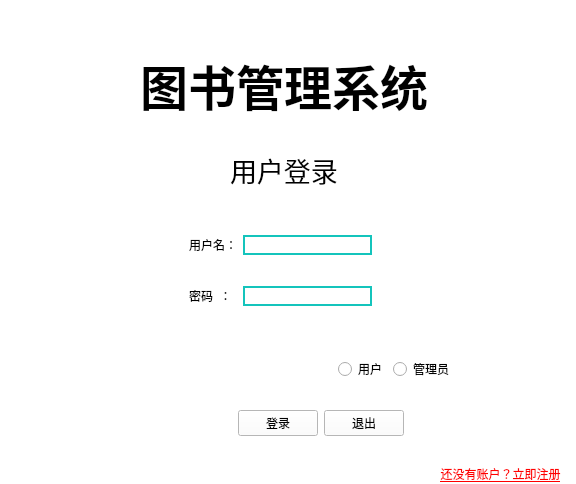
<?xml version="1.0" encoding="UTF-8"?>
<ui version="4.0">
 <class>MainWindow</class>
 <widget class="QMainWindow" name="MainWindow">
  <property name="geometry">
   <rect>
    <x>0</x>
    <y>0</y>
    <width>576</width>
    <height>484</height>
   </rect>
  </property>
  <property name="windowTitle">
   <string>MainWindow</string>
  </property>
  <property name="styleSheet">
   <string notr="true">background-color:white</string>
  </property>
  <widget class="QWidget" name="centralwidget">
   <widget class="QLabel" name="system_title_label">
    <property name="enabled">
     <bool>true</bool>
    </property>
    <property name="geometry">
     <rect>
      <x>140</x>
      <y>40</y>
      <width>391</width>
      <height>91</height>
     </rect>
    </property>
    <property name="sizePolicy">
     <sizepolicy hsizetype="Fixed" vsizetype="Fixed">
      <horstretch>0</horstretch>
      <verstretch>0</verstretch>
     </sizepolicy>
    </property>
    <property name="minimumSize">
     <size>
      <width>50</width>
      <height>50</height>
     </size>
    </property>
    <property name="font">
     <font>
      <family>Agency FB</family>
      <pointsize>36</pointsize>
      <weight>75</weight>
      <italic>false</italic>
      <bold>true</bold>
     </font>
    </property>
    <property name="mouseTracking">
     <bool>false</bool>
    </property>
    <property name="layoutDirection">
     <enum>Qt::LeftToRight</enum>
    </property>
    <property name="text">
     <string>图书管理系统</string>
    </property>
   </widget>
   <widget class="QLabel" name="login_label">
    <property name="geometry">
     <rect>
      <x>230</x>
      <y>150</y>
      <width>132</width>
      <height>40</height>
     </rect>
    </property>
    <property name="sizePolicy">
     <sizepolicy hsizetype="Fixed" vsizetype="Fixed">
      <horstretch>0</horstretch>
      <verstretch>0</verstretch>
     </sizepolicy>
    </property>
    <property name="font">
     <font>
      <family>Agency FB</family>
      <pointsize>20</pointsize>
     </font>
    </property>
    <property name="text">
     <string>用户登录</string>
    </property>
   </widget>
   <widget class="QWidget" name="widget_3" native="true">
    <property name="geometry">
     <rect>
      <x>180</x>
      <y>400</y>
      <width>282</width>
      <height>46</height>
     </rect>
    </property>
    <property name="sizePolicy">
     <sizepolicy hsizetype="Fixed" vsizetype="Fixed">
      <horstretch>0</horstretch>
      <verstretch>0</verstretch>
     </sizepolicy>
    </property>
    <layout class="QHBoxLayout" name="horizontalLayout_3">
     <item>
      <spacer name="horizontalSpacer">
       <property name="orientation">
        <enum>Qt::Horizontal</enum>
       </property>
       <property name="sizeHint" stdset="0">
        <size>
         <width>40</width>
         <height>20</height>
        </size>
       </property>
      </spacer>
     </item>
     <item>
      <widget class="QPushButton" name="login_pushbutton">
       <property name="text">
        <string>登录</string>
       </property>
       <property name="icon">
        <iconset>
         <normaloff>images/qq.png</normaloff>images/qq.png</iconset>
       </property>
      </widget>
     </item>
     <item>
      <widget class="QPushButton" name="exit_pushbutton">
       <property name="text">
        <string>退出</string>
       </property>
      </widget>
     </item>
     <item>
      <spacer name="horizontalSpacer_2">
       <property name="orientation">
        <enum>Qt::Horizontal</enum>
       </property>
       <property name="sizeHint" stdset="0">
        <size>
         <width>20</width>
         <height>20</height>
        </size>
       </property>
      </spacer>
     </item>
    </layout>
   </widget>
   <widget class="QWidget" name="widget_5" native="true">
    <property name="geometry">
     <rect>
      <x>150</x>
      <y>210</y>
      <width>261</width>
      <height>121</height>
     </rect>
    </property>
    <property name="sizePolicy">
     <sizepolicy hsizetype="Fixed" vsizetype="Fixed">
      <horstretch>0</horstretch>
      <verstretch>0</verstretch>
     </sizepolicy>
    </property>
    <property name="layoutDirection">
     <enum>Qt::LeftToRight</enum>
    </property>
    <layout class="QGridLayout" name="gridLayout">
     <item row="0" column="0">
      <spacer name="horizontalSpacer_3">
       <property name="orientation">
        <enum>Qt::Horizontal</enum>
       </property>
       <property name="sizeHint" stdset="0">
        <size>
         <width>40</width>
         <height>20</height>
        </size>
       </property>
      </spacer>
     </item>
     <item row="0" column="1">
      <widget class="QLabel" name="username_label">
       <property name="text">
        <string>用户名：</string>
       </property>
      </widget>
     </item>
     <item row="1" column="1">
      <widget class="QLabel" name="password_label">
       <property name="text">
        <string>密码  ：</string>
       </property>
      </widget>
     </item>
     <item row="0" column="3">
      <spacer name="horizontalSpacer_4">
       <property name="orientation">
        <enum>Qt::Horizontal</enum>
       </property>
       <property name="sizeHint" stdset="0">
        <size>
         <width>40</width>
         <height>20</height>
        </size>
       </property>
      </spacer>
     </item>
     <item row="1" column="2">
      <widget class="QLineEdit" name="password_lineedit">
       <property name="styleSheet">
        <string notr="true">font: 25 14pt '微软雅黑 Light'; 
color: rgb(31,31,31);
padding-left:20px;
background-color: rgb(255, 255, 255);
border:2px solid rgb(20,196,188);
border-radius:15px;</string>
       </property>
       <property name="text">
        <string/>
       </property>
       <property name="echoMode">
        <enum>QLineEdit::Password</enum>
       </property>
      </widget>
     </item>
     <item row="0" column="2">
      <widget class="QLineEdit" name="username_lineedit">
       <property name="styleSheet">
        <string notr="true">font: 25 14pt '微软雅黑 Light'; 
color: rgb(31,31,31);
padding-left:20px;
background-color: rgb(255, 255, 255);
border:2px solid rgb(20,196,188);
border-radius:15px;</string>
       </property>
      </widget>
     </item>
    </layout>
   </widget>
   <widget class="QWidget" name="widget_4" native="true">
    <property name="geometry">
     <rect>
      <x>280</x>
      <y>350</y>
      <width>231</width>
      <height>38</height>
     </rect>
    </property>
    <property name="sizePolicy">
     <sizepolicy hsizetype="Fixed" vsizetype="Fixed">
      <horstretch>0</horstretch>
      <verstretch>0</verstretch>
     </sizepolicy>
    </property>
    <property name="layoutDirection">
     <enum>Qt::LeftToRight</enum>
    </property>
    <layout class="QHBoxLayout" name="horizontalLayout_4">
     <item>
      <spacer name="horizontalSpacer_7">
       <property name="orientation">
        <enum>Qt::Horizontal</enum>
       </property>
       <property name="sizeHint" stdset="0">
        <size>
         <width>40</width>
         <height>20</height>
        </size>
       </property>
      </spacer>
     </item>
     <item>
      <widget class="QRadioButton" name="customer_radiobutton">
       <property name="text">
        <string>用户</string>
       </property>
      </widget>
     </item>
     <item>
      <widget class="QRadioButton" name="manager_radiobutton">
       <property name="text">
        <string>管理员</string>
       </property>
      </widget>
     </item>
     <item>
      <spacer name="horizontalSpacer_8">
       <property name="orientation">
        <enum>Qt::Horizontal</enum>
       </property>
       <property name="sizeHint" stdset="0">
        <size>
         <width>40</width>
         <height>20</height>
        </size>
       </property>
      </spacer>
     </item>
    </layout>
   </widget>
   <widget class="QPushButton" name="register_pushbutton">
    <property name="geometry">
     <rect>
      <x>420</x>
      <y>460</y>
      <width>161</width>
      <height>28</height>
     </rect>
    </property>
    <property name="styleSheet">
     <string notr="true">color:red;
text-decoration: underline;
border:none</string>
    </property>
    <property name="text">
     <string>还没有账户？立即注册</string>
    </property>
   </widget>
  </widget>
 </widget>
 <resources/>
 <connections/>
</ui>
